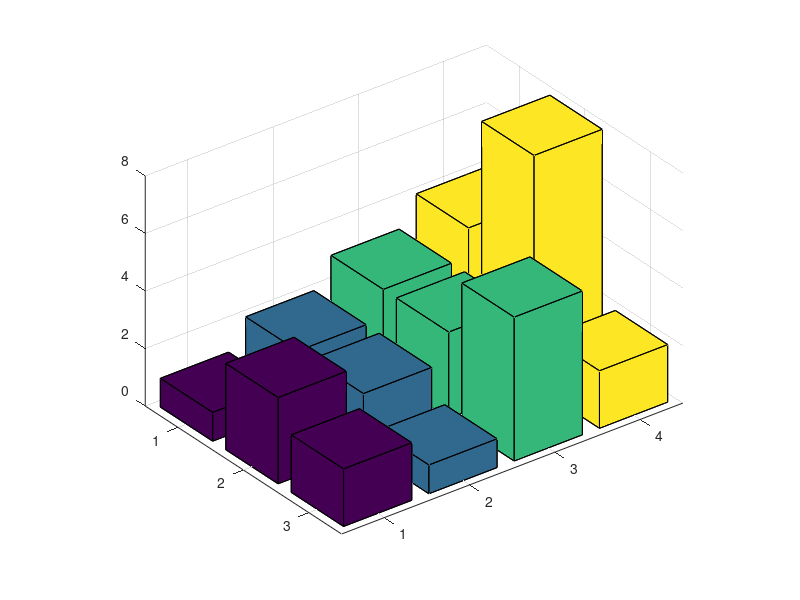

The MATLAB script that drew this image: (Note: this script raises an error after producing the figure.)
clear;
clc;

%2D
% contoh 1
% x = [0:1:10];
% y = x .^2 ;
% plot (x,y)

%contoh 2
%  x = 0;
%  y = 0;
%  r = 5;
%  th = 0:pi/100:2*pi;
%  xunit = r*cos(th) + x;
%  yunit = r*sin(th) + y;
%  
%  plot (xunit,yunit);
%  title ('Circle with given center and radius ');

% contoh 3
% x = sin (2*pi*50*[0;200]/1000);
% y = exp (-[0:200]/40).*sin(2*pi*50*[0:200]/1000);
% plot (x)
% hold on
% plot (y)


%3D

%contoh 1
% x = -3:0.1:3;
% y = x;
% [x1, y1] = meshgrid (x,y);
% z1 = x1.^2 + y1;
% surf (x1,y1,z1);

%contoh 2
Z = [1 2 3 4;3 2 3 8; 2 1 5 2];
b = bar3(Z);
for k = 1 : length(b)
    zdata = b(k).ZData ;
    b(k).CData = zdata;
    b(k).FaceColor = 'interp';
end 
xlabel ('panjang')
ylabel ('lebar')
zlabel ('tinggi')
title ('Grafik 3D Matriks')